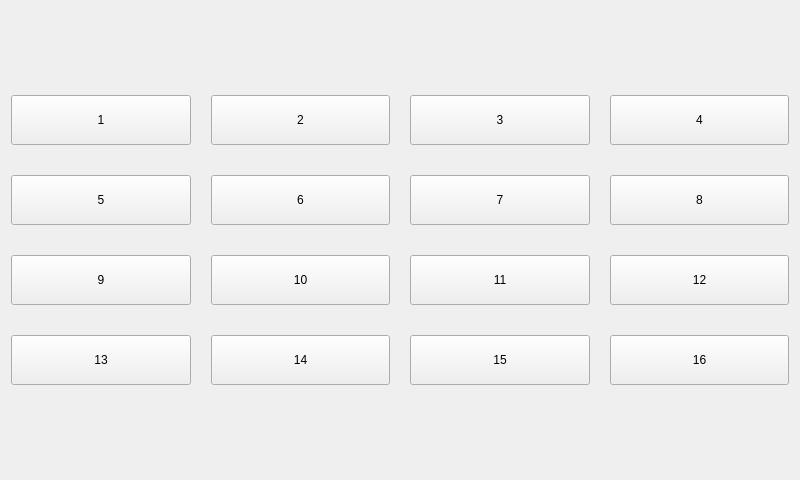
<?xml version="1.0" encoding="UTF-8"?>
<ui version="4.0">
 <class>FormChannleSettings2</class>
 <widget class="QWidget" name="FormChannleSettings2">
  <property name="geometry">
   <rect>
    <x>0</x>
    <y>0</y>
    <width>800</width>
    <height>480</height>
   </rect>
  </property>
  <property name="minimumSize">
   <size>
    <width>0</width>
    <height>0</height>
   </size>
  </property>
  <property name="maximumSize">
   <size>
    <width>16777215</width>
    <height>1000</height>
   </size>
  </property>
  <property name="windowTitle">
   <string>Form</string>
  </property>
  <layout class="QGridLayout" name="gridLayout_2">
   <item row="0" column="0">
    <layout class="QGridLayout" name="gridLayout">
     <property name="sizeConstraint">
      <enum>QLayout::SetDefaultConstraint</enum>
     </property>
     <property name="horizontalSpacing">
      <number>20</number>
     </property>
     <property name="verticalSpacing">
      <number>30</number>
     </property>
     <item row="2" column="2">
      <widget class="QPushButton" name="pushButton_11">
       <property name="minimumSize">
        <size>
         <width>0</width>
         <height>50</height>
        </size>
       </property>
       <property name="text">
        <string>11</string>
       </property>
      </widget>
     </item>
     <item row="1" column="2">
      <widget class="QPushButton" name="pushButton_07">
       <property name="minimumSize">
        <size>
         <width>0</width>
         <height>50</height>
        </size>
       </property>
       <property name="text">
        <string>7</string>
       </property>
      </widget>
     </item>
     <item row="0" column="1">
      <widget class="QPushButton" name="pushButton_02">
       <property name="minimumSize">
        <size>
         <width>0</width>
         <height>50</height>
        </size>
       </property>
       <property name="text">
        <string>2</string>
       </property>
      </widget>
     </item>
     <item row="2" column="1">
      <widget class="QPushButton" name="pushButton_10">
       <property name="minimumSize">
        <size>
         <width>0</width>
         <height>50</height>
        </size>
       </property>
       <property name="text">
        <string>10</string>
       </property>
      </widget>
     </item>
     <item row="2" column="0">
      <widget class="QPushButton" name="pushButton_09">
       <property name="minimumSize">
        <size>
         <width>0</width>
         <height>50</height>
        </size>
       </property>
       <property name="text">
        <string>9</string>
       </property>
      </widget>
     </item>
     <item row="0" column="0">
      <widget class="QPushButton" name="pushButton">
       <property name="minimumSize">
        <size>
         <width>0</width>
         <height>50</height>
        </size>
       </property>
       <property name="text">
        <string>1</string>
       </property>
      </widget>
     </item>
     <item row="0" column="3">
      <widget class="QPushButton" name="pushButton_04">
       <property name="minimumSize">
        <size>
         <width>0</width>
         <height>50</height>
        </size>
       </property>
       <property name="text">
        <string>4</string>
       </property>
      </widget>
     </item>
     <item row="0" column="2">
      <widget class="QPushButton" name="pushButton_03">
       <property name="minimumSize">
        <size>
         <width>100</width>
         <height>50</height>
        </size>
       </property>
       <property name="text">
        <string>3</string>
       </property>
      </widget>
     </item>
     <item row="1" column="0">
      <widget class="QPushButton" name="pushButton_05">
       <property name="minimumSize">
        <size>
         <width>0</width>
         <height>50</height>
        </size>
       </property>
       <property name="text">
        <string>5</string>
       </property>
      </widget>
     </item>
     <item row="1" column="3">
      <widget class="QPushButton" name="pushButton_08">
       <property name="minimumSize">
        <size>
         <width>0</width>
         <height>50</height>
        </size>
       </property>
       <property name="text">
        <string>8</string>
       </property>
      </widget>
     </item>
     <item row="2" column="3">
      <widget class="QPushButton" name="pushButton_12">
       <property name="minimumSize">
        <size>
         <width>0</width>
         <height>50</height>
        </size>
       </property>
       <property name="text">
        <string>12</string>
       </property>
      </widget>
     </item>
     <item row="1" column="1">
      <widget class="QPushButton" name="pushButton_06">
       <property name="minimumSize">
        <size>
         <width>0</width>
         <height>50</height>
        </size>
       </property>
       <property name="text">
        <string>6</string>
       </property>
      </widget>
     </item>
     <item row="3" column="0">
      <widget class="QPushButton" name="pushButton_13">
       <property name="minimumSize">
        <size>
         <width>0</width>
         <height>50</height>
        </size>
       </property>
       <property name="text">
        <string>13</string>
       </property>
      </widget>
     </item>
     <item row="3" column="1">
      <widget class="QPushButton" name="pushButton_14">
       <property name="minimumSize">
        <size>
         <width>0</width>
         <height>50</height>
        </size>
       </property>
       <property name="text">
        <string>14</string>
       </property>
      </widget>
     </item>
     <item row="3" column="2">
      <widget class="QPushButton" name="pushButton_15">
       <property name="minimumSize">
        <size>
         <width>0</width>
         <height>50</height>
        </size>
       </property>
       <property name="text">
        <string>15</string>
       </property>
      </widget>
     </item>
     <item row="3" column="3">
      <widget class="QPushButton" name="pushButton_16">
       <property name="minimumSize">
        <size>
         <width>0</width>
         <height>50</height>
        </size>
       </property>
       <property name="text">
        <string>16</string>
       </property>
      </widget>
     </item>
    </layout>
   </item>
  </layout>
 </widget>
 <resources/>
 <connections/>
</ui>
